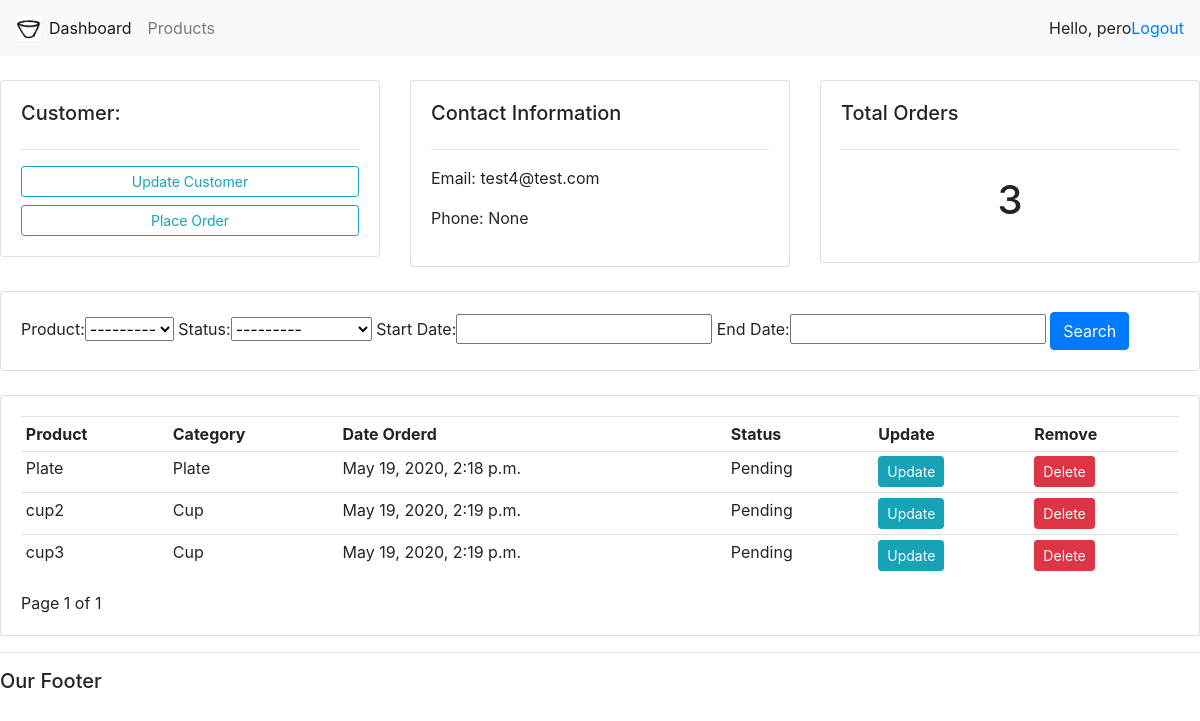
/customer/8/ (signed in), run on the app's committed database.
### accounts/models.py (models this page shows, shortened)
class Customer(models.Model):
    user = models.OneToOneField(User, null=True, blank=True, on_delete=models.CASCADE)
    name = models.CharField(max_length=200, null=True)
    phone = models.CharField(max_length=200, null=True, blank=True)
    email = models.CharField(max_length=200, null=True)
    profile_img = models.ImageField(null=True, blank=True, default="profile_image.png")
    date_created = models.DateTimeField(auto_now_add=True, null=True)

class Order(models.Model):
    STATUS = (
        ('Pending', 'Pending'),
        ('Out for Delivery', 'Out for Delivery'),
        ('Delivered', 'Delivered')
    )
    customer = models.ForeignKey(Customer, null=True, on_delete=models.SET_NULL)
    product = models.ForeignKey(Product, null=True, on_delete=models.SET_NULL)
    date_created = models.DateTimeField(auto_now_add=True, null=True)
    status = models.CharField(max_length=200, null=True, choices=STATUS)

### store/models.py (models this page shows)
class Product(models.Model):
    CATEGORY = (
        ('Cup', 'Cup'),
        ('Plate', 'Plate'),
        ('Bowl', 'Bowl'),
        ('Vase', 'Vase')
    )
    name = models.CharField(max_length=50, null=True)
    category = models.CharField(max_length=50, null=True, choices=CATEGORY)
    price = models.DecimalField(max_digits=8, decimal_places=2, null=True)
    description = models.TextField(max_length=100, null=True, blank=True)
    date = models.DateField(auto_now_add=True, null=True)
    tags = models.ManyToManyField(Tag)
    def __str__(self):
        return self.name

### accounts/decorators.py (the view)
        def wrapper_func(request, *args, **kwargs):
            group = None
            if request.user.groups.exists():
                group = request.user.groups.all()[0].name
            if group in allowed_roles:
                return view_func(request, *args, **kwargs)
            else:
                return HttpResponse("You are not authorized to view this page.")

### accounts/views.py (called while the page is built)
@login_required(login_url='login')
@allowed_users(allowed_roles=['admin'])
def customer(request, pk):
    customer = Customer.objects.get(id=pk)
    orders = customer.order_set.all()
    orders_count = orders.count()
    myFilter = OrderFilter(request.GET, queryset=orders)
    orders = myFilter.qs
    paginator = Paginator(orders, 5)
    page_number = request.GET.get('page')
    page_obj = paginator.get_page(page_number)
    context = {
        'customer': customer,
        'orders': orders,
        'orders_count': orders_count,
        'myFilter': myFilter,
        'page_obj': page_obj
    }
    return render(request, 'accounts/customer.html', context)

### accounts/templates/accounts/customer.html (shortened to what this page needs)
{% extends 'accounts/base.html' %} {% block content %}
<br />
<div class="row">
  <div class="col-md">
    <div class="card card-body">
      <h5>Customer:</h5>
      <hr />
      <a class="btn btn-outline-info btn-sm btn-block" href=""
        >Update Customer</a
      >
      <a
        class="btn btn-outline-info btn-sm btn-block"
        href="{% url 'create_order' customer.id %}"
        >Place Order</a
      >
    </div>
  </div>
  <div class="col-md">
    <div class="card card-body">
      <h5>Contact Information</h5>
      <hr />
      <p>Email: {{customer.email}}</p>
      <p>Phone: {{customer.phone}}</p>
    </div>
  </div>
  <div class="col-md">
    <div class="card card-body">
      <h5>Total Orders</h5>
      <hr />
      <h1 style="text-align: center; padding: 10px;">{{orders_count}}</h1>
    </div>
  </div>
</div>
<br />
<div class="row">
  <div class="col">
    <div class="card card-body">
      <form method="get">
        {{myFilter.form}}
        <button class="btn btn-primary" type="submit">Search</button>
      </form>
    </div>
  </div>
</div>
<br />
<div class="row">
  <div class="col-md">
    <div class="card card-body">
      <table class="table table-sm">
        <tr>
          <th>Product</th>
          <th>Category</th>
          <th>Date Orderd</th>
          <th>Status</th>
          <th>Update</th>
          <th>Remove</th>
        </tr>
        {% for order in page_obj %}
        <tr>
          <td>{{order.product}}</td>
          <td>{{order.product.category}}</td>
          <td>{{order.date_created}}</td>
          <td>{{order.status}}</td>
          <td>
            <a
              class="btn btn-sm btn-info"
              href="{% url 'update_order' order.id %}"
              >Update</a
            >
          </td>
          <td>
            <a
              class="btn btn-sm btn-danger"
              href="{% url 'delete_order' order.id %}"
              >Delete</a
            >
          </td>
        </tr>
        {% endfor %}
      </table>
      <div class="pagination">
        <span class="step-links">
          <span class="current">
            Page {{ page_obj.number }} of {{ page_obj.paginator.num_pages }}
          </span>
        </span>
      </div>
    </div>
  </div>
</div>
{% endblock %}

### accounts/templates/accounts/navbar.html (shortened to what this page needs)
{% load static %}
<nav class="navbar navbar-expand-lg navbar-light bg-light">
  <img id="logo-image" src="{% static 'images/logo.png' %}" alt="">
  <div class="collapse navbar-collapse" id="navbarNav">
    <ul class="navbar-nav">
      {% if request.user.is_staff %}
      <li class="nav-item active">
        <a class="nav-link" href="{% url 'home'  %}">Dashboard</a>
      </li>
      <li class="nav-item">
        <a class="nav-link" href="{% url 'products'  %}">Products</a>
      </li>
      {% else %}
      <li class="nav-item">
        <a class="nav-link" href="{% url 'account'  %}">Settings </a>
      </li>
      {% endif %}
    </ul>
  </div>
  <span>Hello, {{request.user}}</span>
  <span><a href="{% url 'logout' %}">Logout</a> </span>
</nav>

### accounts/static/accounts/css/index.css (style rules this page uses)
#logo-image { width:25px; }

### data on the page
Customer: email "test4@test.com", phone "None"
Order: product "Plate", product.category "Plate", date_created "May 19, 2020, 2:18 p.m.", status "Pending"
Order: product "cup2", product.category "Cup", date_created "May 19, 2020, 2:19 p.m.", status "Pending"
Order: product "cup3", product.category "Cup", date_created "May 19, 2020, 2:19 p.m.", status "Pending"

### other printed values
{{ request.user }} "pero"
{{ orders_count }} "3"
{{ page_obj.number }} "1"
{{ page_obj.paginator.num_pages }} "1"
